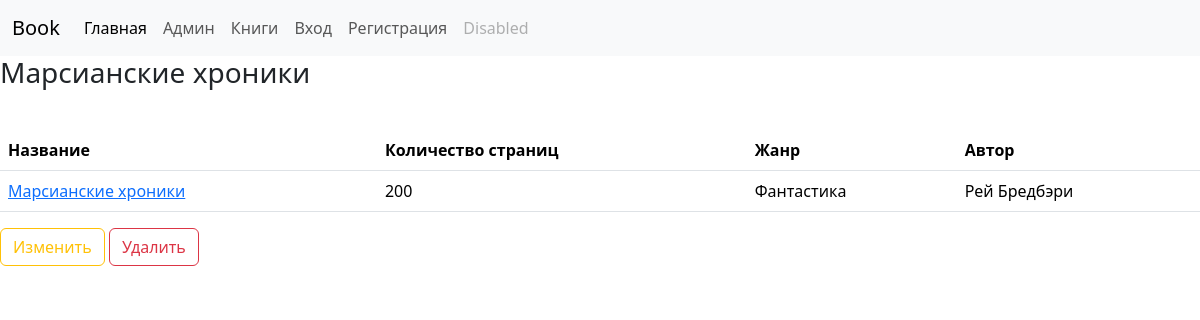
The app's page /books/5/ with its own data.
### core/models.py (models this page shows)
class Book(models.Model):
    author = models.ForeignKey('core.Author', on_delete=models.CASCADE, null=True, blank=True, related_name='books')
    name = models.CharField('Название', max_length=128)
    pages = models.IntegerField('Количество страниц', blank=True, null=True)
    genre = models.ForeignKey('core.Genre', on_delete=models.CASCADE, null=True, blank=True, related_name='books')
    class Meta:
        ordering = ['pages']
        verbose_name = 'Книга'
        verbose_name_plural = 'Книги'
    def __str__(self):
        return self.name

class Genre(models.Model):
    name = models.CharField('Жанр', max_length=128)
    def __str__(self):
        return self.name

class Author(models.Model):
    name = models.CharField('Имя', max_length=128)
    def __str__(self):
        return self.name

### core/views.py (the view)
# urls.py: path('books/<int:pk>/', core.views.BookDetail.as_view(), name='book_detail'),
class BookDetail(TitleMixin, DetailView):
    queryset = core.models.Book.objects.all()
    def get_title(self):
        return str(self.get_object())

### core/views.py (called while the page is built)
    def get_context_data(self, **kwargs):
        context = super().get_context_data()
        context['title'] = self.get_title()
        return context

### core/templates/core/book_detail.html
{% extends 'core/index.html' %}
{% block content %}
    <table class="table">
        <thead>
        <tr>
            <th scope="col">Название</th>
            <th scope="col">Количество страниц</th>
            <th scope="col">Жанр</th>
            <th scope="col">Автор</th>
        </tr>
        </thead>
        <tbody>
            <tr>
                <td><a href="{% url 'core:book_detail' book.pk %}">{{ book.name|capfirst }}</a></td>
                <td>{{ book.pages|default:" - " }}</td>
                <td>{{ book.genre|default:" - " }}</td>
                <td>{{ book.author|default:" - " }}</td>
            </tr>
        </tbody>
    </table>
    <a href="{% url 'core:book_update' object.pk %}" class="btn btn-outline-warning" role="button" data-bs-toggle="button">Изменить</a>
    <a href="{% url 'core:book_delete' object.pk %}" class="btn btn-outline-danger" role="button" data-bs-toggle="button">Удалить</a>
{% endblock %}

### core/templates/core/index.html (shortened to what this page needs)
<!doctype html>
<html lang="en">
<head>
    <link href="/node_modules/bootstrap/dist/css/bootstrap.css" rel="stylesheet">
</head>
<body>
<nav class="navbar navbar-expand-lg navbar-light bg-light">
    <div class="container-fluid">
        <a class="navbar-brand" href="#">Book</a>
        <div class="collapse navbar-collapse" id="navbarNav">
            <ul class="navbar-nav">
                <li class="nav-item">
                    <a class="nav-link active" aria-current="page" href="{% url 'core:index' %}">Главная</a>
                </li>
                <li class="nav-item">
                    <a class="nav-link" href="/admin/">Админ</a>
                </li>
                <li class="nav-item">
                    <a class="nav-link" href="{% url 'core:book_list' %}">Книги</a>
                </li>
                <li class="nav-item">
                    <a class="nav-link" href="{% url 'core:login' %}">Вход</a>
                </li>
                <li class="nav-item">
                    <a class="nav-link" href="{% url 'core:register' %}">Регистрация</a>
                </li>
                <li class="nav-item">
                    <a class="nav-link disabled">Disabled</a>
                </li>
            </ul>
        </div>
    </div>
</nav>
{% block title %}
    {% if title %}
        <h3 style="margin-bottom: 40px">{{ title }}</h3>
    {% endif %}
{% endblock %}
{% block content %}{% endblock %}
</body>
</html>

### records on screen
Book: name "Марсианские хроники", pages "200", genre "Фантастика", author "Рей Бредбэри"
